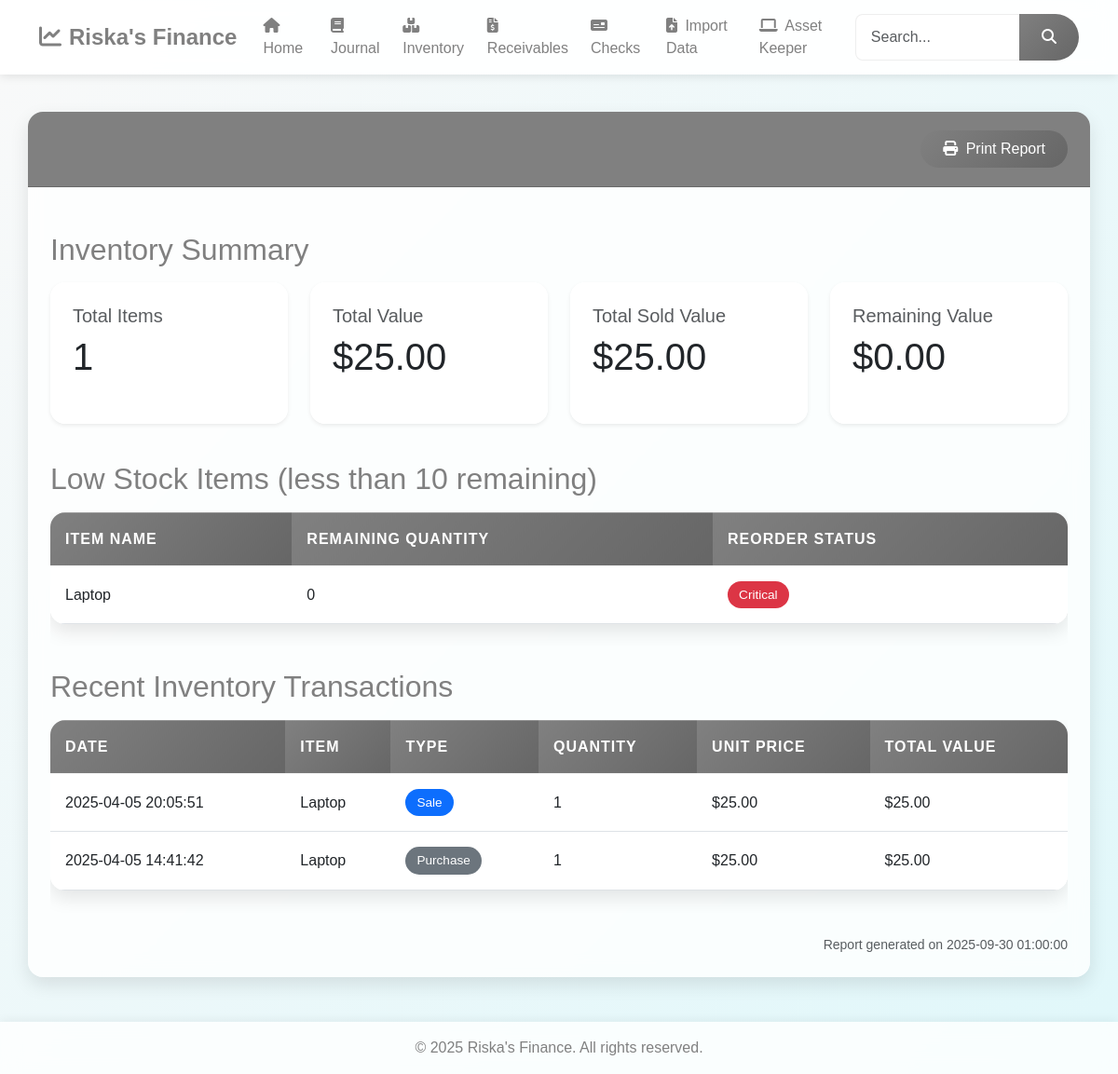
Screenshot of /inventory/report with the database file from the repository.
### tables this page shows
CREATE TABLE inventory (
                            id INTEGER PRIMARY KEY AUTOINCREMENT,
                            name TEXT NOT NULL,
                            quantity INTEGER DEFAULT 0,
                            price REAL DEFAULT 0,
                            category TEXT,
                            supplier TEXT,
                            expiry_date TEXT,
                            barcode TEXT UNIQUE,
                            sold INTEGER DEFAULT 0,
                            remaining INTEGER DEFAULT 0,
                            created_at TEXT DEFAULT CURRENT_TIMESTAMP
                          );

CREATE TABLE inventory_transactions (
                            id INTEGER PRIMARY KEY AUTOINCREMENT,
                            date TEXT,
                            item_id INTEGER,
                            type TEXT,  -- 'purchase' or 'sale'
                            quantity INTEGER,
                            unit_price REAL,
                            total_value REAL,
                            FOREIGN KEY(item_id) REFERENCES inventory(id)
                          );

### attached_assets/app.py (the view)
@app.route('/inventory/report')
def inventory_report():
    with sqlite3.connect(DB_FILE) as conn:
        cursor = conn.cursor()
        cursor.execute('''SELECT
                            COUNT(*) as total_items,
                            SUM(quantity * price) as total_value,
                            SUM(sold * price) as total_sold_value,
                            SUM(remaining * price) as total_remaining_value
                          FROM inventory''')
        summary = dict(zip([column[0] for column in cursor.description], cursor.fetchone()))
        cursor.execute("SELECT name, remaining FROM inventory WHERE remaining < 10 ORDER BY remaining")
        low_stock = [dict(zip([column[0] for column in cursor.description], row))
                    for row in cursor.fetchall()]
        cursor.execute('''SELECT i.name, t.date, t.type, t.quantity, t.unit_price, t.total_value
                          FROM inventory_transactions t
                          JOIN inventory i ON t.item_id = i.id
                          ORDER BY t.date DESC LIMIT 10''')
        recent_transactions = [dict(zip([column[0] for column in cursor.description], row))
                             for row in cursor.fetchall()]
    return render_template("inventory_report.html",
                         summary=summary,
                         low_stock=low_stock,
                         recent_transactions=recent_transactions,
                         now=datetime.now())

### templates/inventory_report.html (shortened to what this page needs)
{% extends "base.html" %}
{% block content %}
<div class="card">
    <div class="card-header d-flex justify-content-between align-items-center">
        <h1 class="mb-0">Inventory Report</h1>
        <button class="btn btn-primary btn-print">
            <i class="fas fa-print me-1"></i> Print Report
        </button>
    </div>
    <div class="card-body">
        <div class="mb-4">
            <h2>Inventory Summary</h2>
            <div class="row">
                <div class="col-md-6 col-xl-3 mb-3">
                    <div class="card h-100 shadow-sm">
                        <div class="card-body">
                            <h5 class="card-title text-muted">Total Items</h5>
                            <p class="card-text display-6">{{ summary.total_items }}</p>
                        </div>
                    </div>
                </div>
                <div class="col-md-6 col-xl-3 mb-3">
                    <div class="card h-100 shadow-sm">
                        <div class="card-body">
                            <h5 class="card-title text-muted">Total Value</h5>
                            <p class="card-text display-6">${{ "%.2f"|format(summary.total_value or 0) }}</p>
                        </div>
                    </div>
                </div>
                <div class="col-md-6 col-xl-3 mb-3">
                    <div class="card h-100 shadow-sm">
                        <div class="card-body">
                            <h5 class="card-title text-muted">Total Sold Value</h5>
                            <p class="card-text display-6">${{ "%.2f"|format(summary.total_sold_value or 0) }}</p>
                        </div>
                    </div>
                </div>
                <div class="col-md-6 col-xl-3 mb-3">
                    <div class="card h-100 shadow-sm">
                        <div class="card-body">
                            <h5 class="card-title text-muted">Remaining Value</h5>
                            <p class="card-text display-6">${{ "%.2f"|format(summary.total_remaining_value or 0) }}</p>
                        </div>
                    </div>
                </div>
            </div>
        </div>
        <div class="mb-4">
            <h2>Low Stock Items (less than 10 remaining)</h2>
            {% if low_stock %}
                <div class="table-responsive">
                    <table class="table">
                        <thead>
                            <tr>
                                <th>Item Name</th>
                                <th>Remaining Quantity</th>
                                <th>Reorder Status</th>
                            </tr>
                        </thead>
                        <tbody>
                            {% for item in low_stock %}
                            <tr>
                                <td>{{ item.name }}</td>
                                <td>{{ item.remaining }}</td>
                                <td>
                                    {% if item.remaining <= 2 %}
                                    <span class="badge bg-danger">Critical</span>
                                    {% elif item.remaining <= 5 %}
                                    <span class="badge bg-warning">Low</span>
                                    {% else %}
                                    <span class="badge bg-info">Reorder Soon</span>
                                    {% endif %}
                                </td>
                            </tr>
                            {% endfor %}
                        </tbody>
                    </table>
                </div>
            {% else %}
                <div class="alert alert-success">
                    <i class="fas fa-check-circle me-1"></i> No low stock items.
                </div>
            {% endif %}
        </div>
        <div class="mb-4">
            <h2>Recent Inventory Transactions</h2>
            {% if recent_transactions %}
                <div class="table-responsive">
                    <table class="table">
                        <thead>
                            <tr>
                                <th>Date</th>
                                <th>Item</th>
                                <th>Type</th>
                                <th>Quantity</th>
                                <th>Unit Price</th>
                                <th>Total Value</th>
                            </tr>
                        </thead>
                        <tbody>
                            {% for tx in recent_transactions %}
                            <tr>
                                <td>{{ tx.date }}</td>
                                <td>{{ tx.name }}</td>
                                <td>
                                    {% if tx.type == 'addition' %}
                                    <span class="badge bg-success">{{ tx.type|capitalize }}</span>
                                    {% elif tx.type == 'sale' %}
                                    <span class="badge bg-primary">{{ tx.type|capitalize }}</span>
                                    {% else %}
                                    <span class="badge bg-secondary">{{ tx.type|capitalize }}</span>
                                    {% endif %}
                                </td>
                                <td>{{ tx.quantity }}</td>
                                <td>${{ "%.2f"|format(tx.unit_price) }}</td>
                                <td>${{ "%.2f"|format(tx.total_value) }}</td>
                            </tr>
                            {% endfor %}
                        </tbody>
                    </table>
                </div>
            {% else %}
                <div class="alert alert-info">
                    <i class="fas fa-info-circle me-1"></i> No recent transactions.
                </div>
            {% endif %}
        </div>
        <div class="text-muted small text-end">
            Report generated on {{ now.strftime('%Y-%m-%d %H:%M:%S') }}
        </div>
    </div>
</div>
{% endblock %}

### static/css/style.css (style rules this page uses)
:root { --primary-color: #808080; --primary-dark: #666666; --primary-light: #a0a0a0; --secondary-color: #e0f7fa; --text-color: #333333; --bg-color: #f9f9f9; --bg-gradient: linear-gradient(135deg, #f9f9f9, #e0f7fa); }
body { font-family: 'Arial', sans-serif; background: var(--bg-gradient); color: var(--text-color); margin: 0; padding: 0; overflow-x: hidden; min-height: 100vh; display: flex; flex-direction: column; }
h1, h2, h3, h4, h5, h6 { color: var(--primary-color); margin-bottom: 1rem; }
h1 { font-size: 2.5rem; font-weight: 700; margin-bottom: 1.5rem; text-align: center; }
h2 { font-size: 2rem; margin-top: 1.5rem; margin-bottom: 1rem; }
.card { background: rgba(255, 255, 255, 0.8); backdrop-filter: blur(10px); box-shadow: 0 8px 20px rgba(0, 0, 0, 0.1); border-radius: 1rem; overflow: hidden; transition: transform 0.3s ease, box-shadow 0.3s ease; border: none; margin-bottom: 1.5rem; }
.card-header { background: var(--primary-color); color: white; font-weight: 600; padding: 1rem 1.5rem; }
.card-body { padding: 1.5rem; }
.btn-primary { background: linear-gradient(135deg, var(--primary-color), var(--primary-dark)); border: none; border-radius: 25px; padding: 0.5rem 1.5rem; font-weight: 500; transition: all 0.3s ease; }
.table { width: 100%; margin-bottom: 1.5rem; border-collapse: collapse; background: rgba(255, 255, 255, 0.8); backdrop-filter: blur(10px); box-shadow: 0 8px 20px rgba(0, 0, 0, 0.1); border-radius: 1rem; overflow: hidden; }
.table thead th { background: linear-gradient(135deg, var(--primary-color), var(--primary-dark)); color: white; font-weight: 600; text-transform: uppercase; letter-spacing: 1px; padding: 1rem; border-bottom: none; }
.table tbody tr:nth-child(even) { background-color: rgba(248, 248, 248, 0.6); }
.table tbody tr { transition: all 0.3s ease; }
.table td, .table th { padding: 1rem; vertical-align: middle; border-top: 1px solid rgba(221, 221, 221, 0.3); }
.badge { padding: 0.5rem 0.75rem; border-radius: 20px; font-weight: 500; font-size: 0.85rem; }

### rows the page displays
inventory: name "Laptop", remaining "0", shows "Critical"
inventory_transactions: date "2025-04-05 20:05:51", name "Laptop", type "Sale", quantity "1", unit_price "25.00", total_value "25.00"
inventory_transactions: date "2025-04-05 14:41:42", name "Laptop", type "Purchase", quantity "1", unit_price "25.00", total_value "25.00"

### other values shown
{{ summary.total_items }} "1"
{{ "%.2f"|format(summary.total_value or 0) }} "25.00"
{{ "%.2f"|format(summary.total_sold_value or 0) }} "25.00"
{{ "%.2f"|format(summary.total_remaining_value or 0) }} "0.00"
